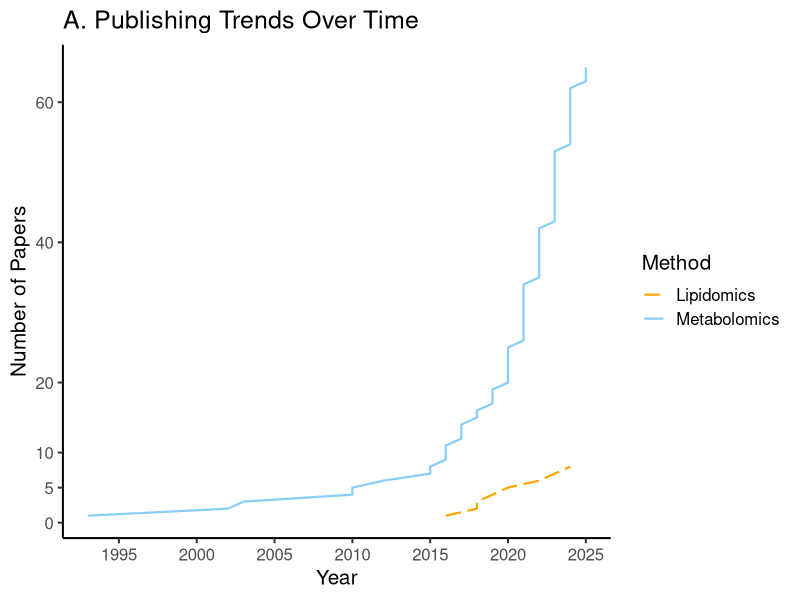
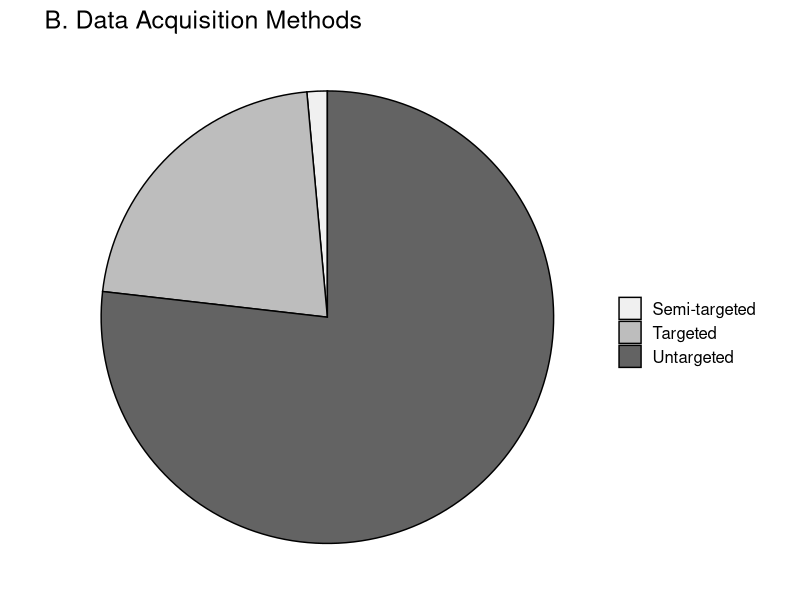
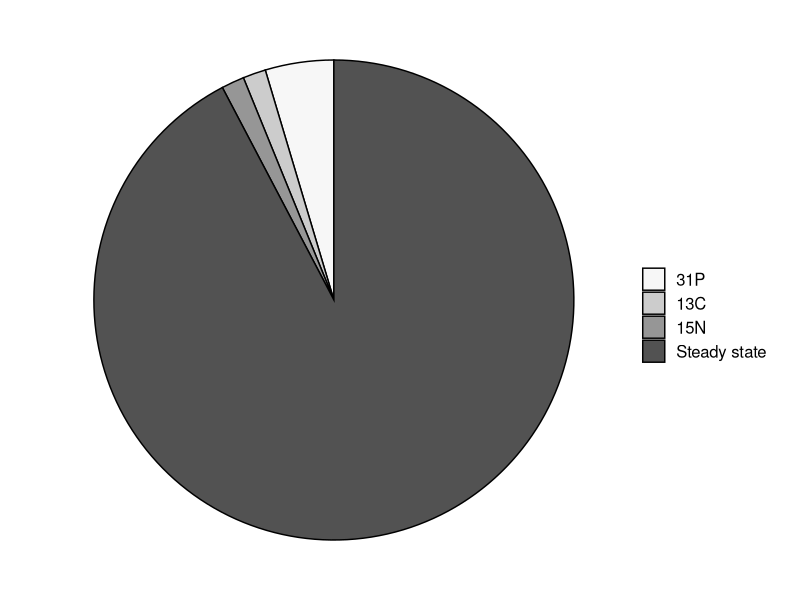
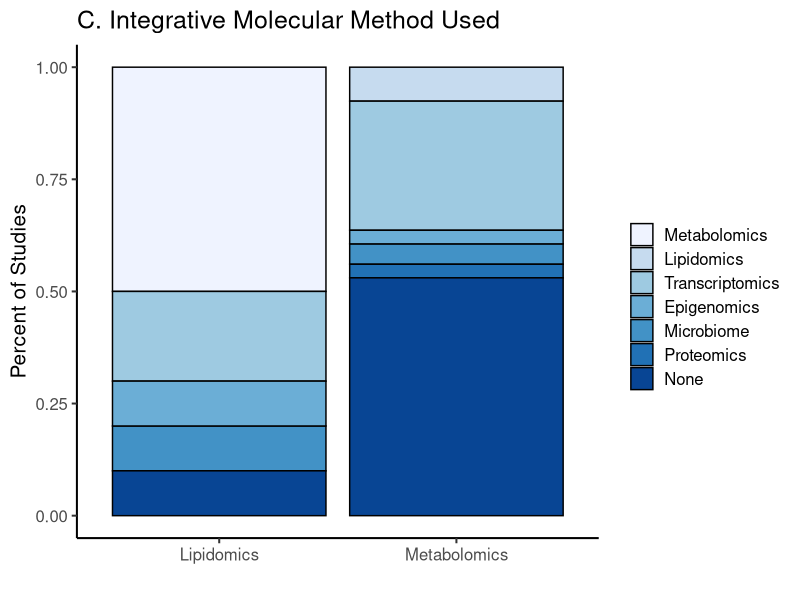
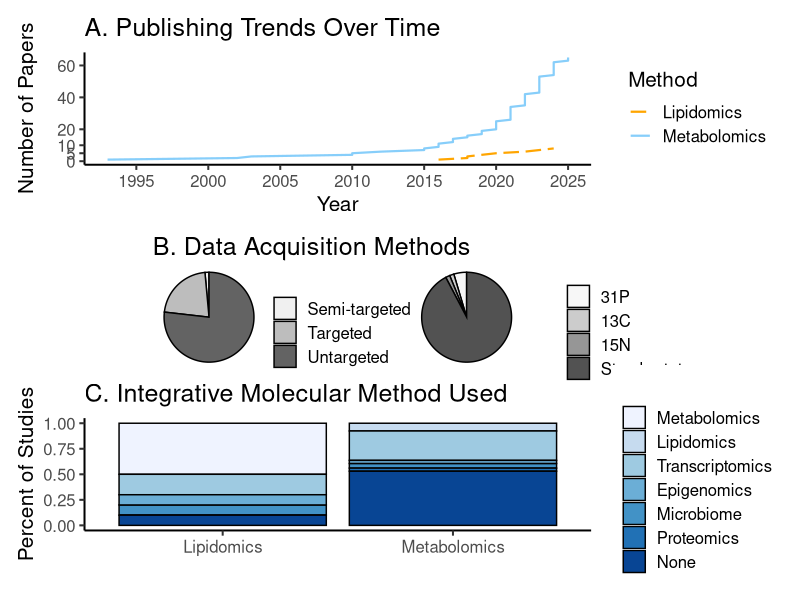
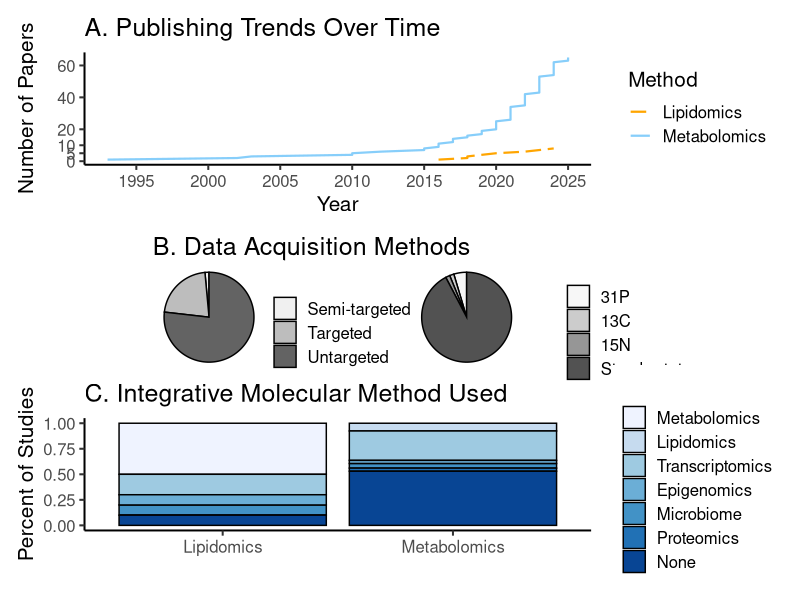

The R script that drew these images, in order:
## ---- chunk 1
knitr::opts_chunk$set(echo = TRUE)
knitr::opts_knit$set(root.dir = normalizePath(".")) #Set root directory
## ---- chunk 2
getwd()
## ---- chunk 3
#install.packages("tidyverse")
#install.packages("RColorBrewer")
#install.packages("patchwork")
require(tidyverse)
require(RColorBrewer)
require(patchwork)
## ---- chunk 4
sessionInfo()
## ---- chunk 5
metadata <- read.csv("../metadata/2025-metabolomics-lipidomics-studies.csv", header = TRUE, col.names = c("Year", "Author", "Title", "Species", "Phyllum", "Stressor", "Method", "dataAcquisition", "Platform", "Type", "statisticalMethods", "enrichmentMethod", "physTraits", "otherOmicMethods", "integrativeAnalysis", "takeHomes", "Abstract", "DOI", "Source")) %>%
  dplyr::select(-c(takeHomes, Abstract, DOI, Source))#Import study information. Change column names to be simple where appropriate. Remove columns that will not be used for figures
head(metadata)
## ---- chunk 6
panelAPlot <- metadata %>%
  dplyr::select(Year, Author, Method) %>%
  unique(.) %>%
  arrange(Year) %>%
  group_by(Method) %>%
  mutate(cumulative_count = row_number()) %>%
  ggplot(., aes(x = Year, y = cumulative_count, color = Method, linetype = Method)) +
  geom_line(linewidth = 0.75) +
  scale_y_continuous(name = "Number of Papers",
                     breaks = c(seq(0,10,5),
                                seq(20,60,20))) +
  scale_x_continuous(breaks = seq(1990, 2025, 5)) +
  scale_color_manual(values = c("orange", "lightskyblue")) +
  scale_linetype_manual(values = c("longdash", "solid")) +
  ggtitle("A. Publishing Trends Over Time") +
  theme_classic(base_size = 15)
panelAPlot
## ---- chunk 7
panelBPlot1 <- metadata %>%
  dplyr::select(Year, Author, dataAcquisition) %>%
  unique(.) %>%
  mutate(., dataAcquisition = gsub(pattern = "\\s*\\([^\\)]+\\)", replacement = "", x = dataAcquisition)) %>%
  mutate(., dataAcquisition = gsub(pattern = ", analyzed only those identified in database", replacement = "", x = dataAcquisition)) %>%
  mutate(., dataAcquisition = gsub(pattern = " ", replacement = "", x = dataAcquisition)) %>%
  group_by(., dataAcquisition) %>%
  summarize(., count = n()) %>%
  ggplot(mapping = aes(x = "", y = count, fill = dataAcquisition)) +
  geom_col(color = "black") +
  coord_polar(theta = "y") +
  scale_fill_manual(name = "",
                    values = brewer.pal(3, "Greys")) +
  ggtitle("B. Data Acquisition Methods") +
  theme_void(base_size = 15)
panelBPlot1
## ---- chunk 8
metadata %>%
  dplyr::select(Year, Author, dataAcquisition) %>%
  unique(.) %>%
  mutate(., dataAcquisition = gsub(pattern = "\\s*\\([^\\)]+\\)", replacement = "", x = dataAcquisition)) %>%
  mutate(., dataAcquisition = gsub(pattern = ", analyzed only those identified in database", replacement = "", x = dataAcquisition)) %>%
  mutate(., dataAcquisition = gsub(pattern = " ", replacement = "", x = dataAcquisition)) %>%
  group_by(., dataAcquisition) %>%
  summarize(., count = n())
## ---- chunk 9
panelBPlot2 <- metadata %>%
  filter(., Method == "Metabolomics") %>%
  dplyr::select(Year, Author, Type) %>%
  unique(.) %>%
  group_by(., Type) %>%
  summarize(., count = n()) %>%
  ggplot(mapping = aes(x = "", y = count, fill = Type)) +
  geom_col(color = "black") +
  coord_polar(theta = "y") +
  scale_fill_manual(name = "",
                    labels = c("31P", "13C", "15N", "Steady state"),
                    values = brewer.pal(4, "Greys")) +
  theme_void(base_size = 15)
panelBPlot2
## ---- chunk 10
intStudyTable <- metadata %>%
  dplyr::select(Year, Author, Method, otherOmicMethods) %>%
  unique(.) %>%
  pivot_longer(., cols = Method:otherOmicMethods,
               values_to = "Method") %>%
  dplyr::select(-name) %>%
  separate(., col = Method, into = c("Method", "Method2", "Method3"), sep = ", ") %>%
  pivot_longer(., cols = Method:Method3,
               values_to = "Method") %>%
  dplyr::select(-name) %>%
  filter(., is.na(Method) == FALSE) %>%
  filter(., Method != "None") %>%
  mutate(., Method = gsub(pattern = "16S microbial diversity", replacement = "Microbiome", x = Method)) %>%
  mutate(., Method = gsub(pattern = "16s microbial diversity", replacement = "Microbiome", x = Method)) %>%
  mutate(., Method = gsub(pattern = "Microbiome", replacement = "Microbiome", x = Method)) %>%
  mutate(., Method = gsub(pattern = "ITS2 microbiome", replacement = "Microbiome", x = Method)) %>%
  mutate(., Method = gsub(pattern = "ITS2 sequencing", replacement = "Microbiome", x = Method)) %>%
  mutate(., Method = gsub(pattern = "DNA methylation", replacement = "Epigenomics", x = Method)) %>%
  mutate(., Method = gsub(pattern = "Histone PTM", replacement = "Epigenomics", x = Method)) %>%
  mutate(., Method = gsub(pattern = "transcriptome", replacement = "Transcriptomics", x = Method)) %>%
  mutate(., Method = gsub(pattern = "RT-qPCR", replacement = "Transcriptomics", x = Method)) %>%
  mutate(., used = "Y") %>%
  pivot_wider(., names_from = "Method", values_from = "used", values_fill = "N") %>%
  dplyr::select(Year:Metabolomics, Lipidomics, Transcriptomics, Microbiome, Epigenomics, Proteomics)
#Take metadata and pivot table such that all method information is in one column. Separate entries with multiple methods into different columns, then pivot. Add a column indicating that particular method was used. Pivot dataframe wider, filling in "N" for "NA".
head(intStudyTable)
## ---- chunk 11
intStudySummary <- cbind((intStudyTable %>%
                            filter(., Metabolomics == "Y") %>%
                            dplyr::select(-c(Year, Author)) %>%
                            summarize(., "1metaboliteY" = sum(Metabolomics == "Y"),
                                      "2lipidY" = sum(Lipidomics == "Y"),
                                      "3transcriptY" = sum(Transcriptomics == "Y"),
                                      "5microbiomeY" = sum(Microbiome == "Y"),
                                      "4epigenomeY" = sum(Epigenomics == "Y"),
                                      "6proteinY" = sum(Proteomics == "Y"),
                                      "7noInt" = sum(Lipidomics == "N" & Transcriptomics == "N" & Microbiome == "N" & Epigenomics == "N" & Proteomics == "N")) %>%
                            t(.) %>% as.data.frame(.)),
                         (intStudyTable %>%
                            filter(., Lipidomics == "Y") %>%
                            dplyr::select(-c(Year, Author)) %>%
                            summarize(., "1metaboliteY" = sum(Metabolomics == "Y"),
                                      "2lipidY" = sum(Lipidomics == "Y"),
                                      "3transcriptY" = sum(Transcriptomics == "Y"),
                                      "5microbiomeY" = sum(Microbiome == "Y"),
                                      "4epigenomeY" = sum(Epigenomics == "Y"),
                                      "6proteinY" = sum(Proteomics == "Y"),
                                      "7noInt" = sum(Metabolomics == "N" & Transcriptomics == "N" & Microbiome == "N" & Epigenomics == "N" & Proteomics == "N")) %>%
                            t(.) %>% as.data.frame(.))) #Count the number of metabolomics or lipidomics studies that use other methods, and use cbind to combine.
colnames(intStudySummary) <- c("Metabolomics", "Lipidomics") #Change column names
intStudySummary$Metabolomics[1] <- NA #Change number of metabolomics studies to NA
intStudySummary$Lipidomics[2] <- NA #Change number of lipidomics studies to NA
intStudySummary #Confirm changes
## ---- chunk 12
panelCPlot <- intStudySummary %>%
  rownames_to_column(var = "intMethod") %>%
  pivot_longer(., cols = Metabolomics:Lipidomics, names_to = "method", values_to = "count") %>%
  ggplot(., aes(x = method, y = count, fill = intMethod)) +
  geom_bar(stat = "identity", position = "fill", color = "black") +
  labs(x = "", y = "Percent of Studies") +
  scale_fill_manual(name = "",
                    labels = c("Metabolomics", "Lipidomics",
                               "Transcriptomics", "Epigenomics", "Microbiome", "Proteomics",
                               "None"),
                    values = brewer.pal(7, "Blues")) +
  ggtitle("C. Integrative Molecular Method Used") +
  theme_classic(base_size = 15)
panelCPlot
## ---- chunk 13
panelAPlot / (panelBPlot1 | panelBPlot2) / panelCPlot
ggsave("figure1.pdf", height = 11, width = 8.5)
## ---- chunk 14
metadata %>%
  dplyr::select(Year, Author, enrichmentMethod) %>%
  unique(.) %>%
  group_by(enrichmentMethod) %>%
  summarize(count = n()) %>%
  View(.)
#10 MetaboAnalyst pathway module
#47 manual mapping
## ---- chunk 15
metadata %>%
  filter(., otherOmicMethods != "None") %>%
  dplyr::select(Year, Author, integrativeAnalysis) %>%
  unique(.) %>%
  group_by(integrativeAnalysis) %>%
  summarize(count = n()) %>%
  View(.)
## ---- chunk 16
metadata %>%
  dplyr::select(Year, Author, physTraits) %>%
  unique(.) %>%
  mutate(., physUsed = case_when(physTraits == "None" ~ "N",
                                 physTraits != "None" ~ "Y")) %>%
  group_by(physUsed) %>%
  summarize(count = n())
#27 no phys, 41 phys
